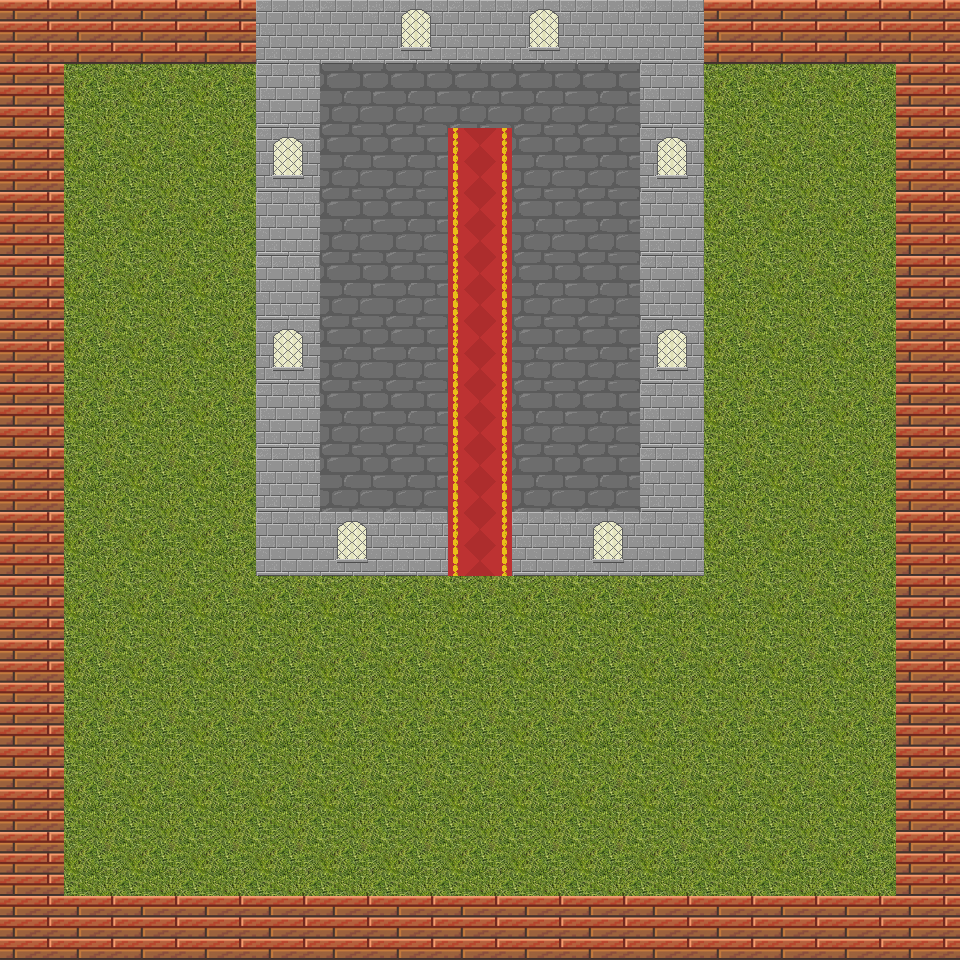

This is a level from a 2D game, rendered from its Tiled map with the project's own tilesets. A one-line summary and the complete map file follow:
An orthogonal 15x15 tile map with 64x64 px tiles, 2 tile layers (floor, walls), 1 hidden layer not drawn, 2 tilesets and 20 objects (8x blue-flower, 6x chandelier, 5x flower, npc).

<map version="1.0" orientation="orthogonal" renderorder="right-down" width="15" height="15" tilewidth="64" tileheight="64" nextobjectid="57">
 <tileset firstgid="1" name="floors" tilewidth="64" tileheight="64" tilecount="6" columns="0">
  <terraintypes>
   <terrain name="carpet" tile="-1" />
   <terrain name="pavement" tile="-1" />
  </terraintypes>
  <tile id="0" terrain="0,0,0,">
   <image width="64" height="64" source="../tiles/carpet.png" />
  </tile>
  <tile id="1">
   <image width="64" height="64" source="../tiles/grass.png" />
  </tile>
  <tile id="2">
   <image width="64" height="64" source="../tiles/plank.png" />
  </tile>
  <tile id="3" terrain="0,0,1,0">
   <image width="64" height="64" source="../tiles/stone1.png" />
  </tile>
  <tile id="4">
   <image width="64" height="64" source="../tiles/carpet2.png" />
  </tile>
  <tile id="5">
   <image width="64" height="64" source="../tiles/slab.png" />
  </tile>
 </tileset>
 <tileset firstgid="7" name="walls" tilewidth="64" tileheight="64" tilecount="5" columns="0">
  <tile id="0">
   <image width="64" height="64" source="../tiles/brick.png" />
  </tile>
  <tile id="1">
   <image width="64" height="64" source="../tiles/plank.png" />
  </tile>
  <tile id="2">
   <image width="64" height="64" source="../tiles/stone1.png" />
  </tile>
  <tile id="3">
   <image width="64" height="64" source="../tiles/stone-wall.png" />
  </tile>
  <tile id="4">
   <image width="64" height="64" source="../tiles/window-wall.png" />
  </tile>
 </tileset>
 <layer name="floor" width="15" height="15">
  <data encoding="csv">
2,2,2,2,2,2,2,2,2,2,2,2,2,2,2,
2,2,2,2,2,4,4,4,4,4,2,2,2,2,2,
2,2,2,2,2,4,4,5,4,4,2,2,2,2,2,
2,2,2,2,2,4,4,5,4,4,2,2,2,2,2,
2,2,2,2,2,4,4,5,4,4,2,2,2,2,2,
2,2,2,2,2,4,4,5,4,4,2,2,2,2,2,
2,2,2,2,2,4,4,5,4,4,2,2,2,2,2,
2,2,2,2,2,4,4,5,4,4,2,2,2,2,2,
2,2,2,2,2,2,2,5,2,2,2,2,2,2,2,
2,2,2,2,2,2,2,2,2,2,2,2,2,2,2,
2,2,2,2,2,2,2,2,2,2,2,2,2,2,2,
2,2,2,2,2,2,2,2,2,2,2,2,2,2,2,
2,2,2,2,2,2,2,2,2,2,2,2,2,2,2,
2,2,2,2,2,2,2,2,2,2,2,2,2,2,2,
2,2,2,2,2,2,2,2,2,2,2,2,2,2,2
</data>
 </layer>
 <layer name="walls" width="15" height="15">
  <data encoding="csv">
7,7,7,7,10,10,11,10,11,10,10,7,7,7,7,
7,0,0,0,10,0,0,0,0,0,10,0,0,0,7,
7,0,0,0,11,0,0,0,0,0,11,0,0,0,7,
7,0,0,0,10,0,0,0,0,0,10,0,0,0,7,
7,0,0,0,10,0,0,0,0,0,10,0,0,0,7,
7,0,0,0,11,0,0,0,0,0,11,0,0,0,7,
7,0,0,0,10,0,0,0,0,0,10,0,0,0,7,
7,0,0,0,10,0,0,0,0,0,10,0,0,0,7,
7,0,0,0,10,11,10,0,10,11,10,0,0,0,7,
7,0,0,0,0,0,0,0,0,0,0,0,0,0,7,
7,0,0,0,0,0,0,0,0,0,0,0,0,0,7,
7,0,0,0,0,0,0,0,0,0,0,0,0,0,7,
7,0,0,0,0,0,0,0,0,0,0,0,0,0,7,
7,0,0,0,0,0,0,0,0,0,0,0,0,0,7,
7,7,7,7,7,7,7,7,7,7,7,7,7,7,7
</data>
 </layer>
 <layer name="ceiling" width="15" height="15" visible="0">
  <data encoding="csv">
0,0,0,0,6,6,6,6,6,6,6,0,0,0,0,
0,0,0,0,6,6,6,6,6,6,6,0,0,0,0,
0,0,0,0,6,6,6,6,6,6,6,0,0,0,0,
0,0,0,0,6,6,6,6,6,6,6,0,0,0,0,
0,0,0,0,6,6,6,6,6,6,6,0,0,0,0,
0,0,0,0,6,6,6,6,6,6,6,0,0,0,0,
0,0,0,0,6,6,6,6,6,6,6,0,0,0,0,
0,0,0,0,6,6,6,6,6,6,6,0,0,0,0,
0,0,0,0,6,6,6,6,6,6,6,0,0,0,0,
0,0,0,0,0,0,0,0,0,0,0,0,0,0,0,
0,0,0,0,0,0,0,0,0,0,0,0,0,0,0,
0,0,0,0,0,0,0,0,0,0,0,0,0,0,0,
0,0,0,0,0,0,0,0,0,0,0,0,0,0,0,
0,0,0,0,0,0,0,0,0,0,0,0,0,0,0,
0,0,0,0,0,0,0,0,0,0,0,0,0,0,0
</data>
 </layer>
 <objectgroup name="npc">
  <object id="33" name="princess" type="npc" x="480.167" y="161.667">
   <properties>
    <property name="nb-columns" type="int" value="4" />
    <property name="nb-rows" type="int" value="1" />
   </properties>
   <ellipse />
  </object>
 </objectgroup>
 <objectgroup name="decoration">
  <object id="35" name="chandelier" x="370.667" y="93.3333">
   <properties>
    <property name="nb-columns" type="int" value="4" />
    <property name="nb-rows" type="int" value="1" />
   </properties>
   <ellipse />
  </object>
  <object id="37" name="chandelier" x="586.667" y="94.6667">
   <properties>
    <property name="nb-columns" type="int" value="4" />
    <property name="nb-rows" type="int" value="1" />
   </properties>
   <ellipse />
  </object>
  <object id="38" name="chandelier" x="352" y="228">
   <properties>
    <property name="nb-columns" type="int" value="4" />
    <property name="nb-rows" type="int" value="1" />
   </properties>
   <ellipse />
  </object>
  <object id="39" name="chandelier" x="349.333" y="421.333">
   <properties>
    <property name="nb-columns" type="int" value="4" />
    <property name="nb-rows" type="int" value="1" />
   </properties>
   <ellipse />
  </object>
  <object id="40" name="chandelier" x="613.333" y="228">
   <properties>
    <property name="nb-columns" type="int" value="4" />
    <property name="nb-rows" type="int" value="1" />
   </properties>
   <ellipse />
  </object>
  <object id="41" name="chandelier" x="604" y="422.667">
   <properties>
    <property name="nb-columns" type="int" value="4" />
    <property name="nb-rows" type="int" value="1" />
   </properties>
   <ellipse />
  </object>
  <object id="42" name="blue-flower" x="529.333" y="586.667">
   <ellipse />
  </object>
  <object id="44" name="blue-flower" x="429.333" y="584">
   <ellipse />
  </object>
  <object id="45" name="blue-flower" x="565.333" y="590.667">
   <ellipse />
  </object>
  <object id="46" name="blue-flower" x="389.333" y="592">
   <ellipse />
  </object>
  <object id="47" name="blue-flower" x="613.333" y="589.333">
   <ellipse />
  </object>
  <object id="48" name="blue-flower" x="653.333" y="589.333">
   <ellipse />
  </object>
  <object id="49" name="blue-flower" x="345.333" y="589.333">
   <ellipse />
  </object>
  <object id="50" name="blue-flower" x="310.667" y="592">
   <ellipse />
  </object>
  <object id="51" name="flower" x="590.667" y="588">
   <ellipse />
  </object>
  <object id="53" name="flower" x="370.667" y="588">
   <ellipse />
  </object>
  <object id="54" name="flower" x="328" y="598.667">
   <ellipse />
  </object>
  <object id="55" name="flower" x="685.333" y="598.667">
   <ellipse />
  </object>
  <object id="56" name="flower" x="274.667" y="590.667">
   <ellipse />
  </object>
 </objectgroup>
</map>
